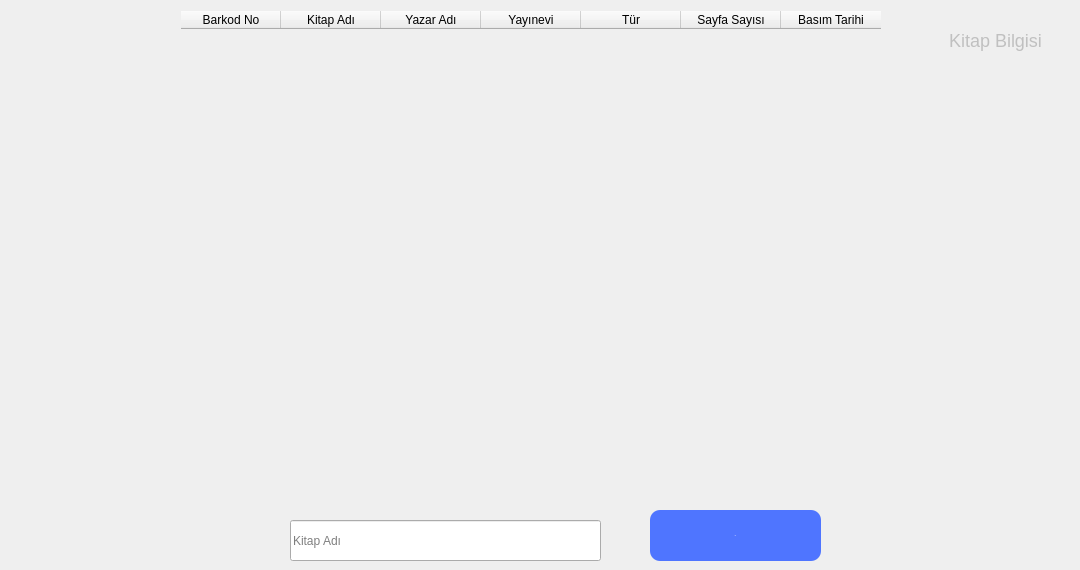
       <widget class="QWidget" name="qw_kitap_test">
        <property name="styleSheet">
         <string notr="true">QTableWidget{
background:transparent;
color:white;
}</string>
        </property>
        <widget class="QTableWidget" name="tableWidget">
         <property name="geometry">
          <rect>
           <x>180</x>
           <y>10</y>
           <width>731</width>
           <height>461</height>
          </rect>
         </property>
         <property name="rowCount">
          <number>0</number>
         </property>
         <property name="columnCount">
          <number>7</number>
         </property>
         <column>
          <property name="text">
           <string>Barkod No</string>
          </property>
         </column>
         <column>
          <property name="text">
           <string>Kitap Adı</string>
          </property>
         </column>
         <column>
          <property name="text">
           <string>Yazar Adı</string>
          </property>
         </column>
         <column>
          <property name="text">
           <string>Yayınevi</string>
          </property>
         </column>
         <column>
          <property name="text">
           <string>Tür</string>
          </property>
         </column>
         <column>
          <property name="text">
           <string>Sayfa Sayısı</string>
          </property>
         </column>
         <column>
          <property name="text">
           <string>Basım Tarihi</string>
          </property>
         </column>
        </widget>
        <widget class="QPushButton" name="btn_kullaniciAra_2">
         <property name="geometry">
          <rect>
           <x>650</x>
           <y>510</y>
           <width>171</width>
           <height>51</height>
          </rect>
         </property>
         <property name="font">
          <font>
           <pointsize>-1</pointsize>
          </font>
         </property>
         <property name="cursor">
          <cursorShape>PointingHandCursor</cursorShape>
         </property>
         <property name="styleSheet">
          <string notr="true">QPushButton{
background:rgb(79, 117, 255);
border-radius:10px;
color:#fff;
}
QPushButton:hover{
border:none;
background:rgb(64, 95, 208)
}</string>
         </property>
         <property name="text">
          <string>Ara</string>
         </property>
         <property name="shortcut">
          <string>Return</string>
         </property>
        </widget>
        <widget class="QLineEdit" name="kullanici_ogr_no_3">
         <property name="geometry">
          <rect>
           <x>290</x>
           <y>520</y>
           <width>311</width>
           <height>41</height>
          </rect>
         </property>
         <property name="text">
          <string/>
         </property>
         <property name="maxLength">
          <number>24</number>
         </property>
         <property name="frame">
          <bool>true</bool>
         </property>
         <property name="placeholderText">
          <string>Kitap Adı</string>
         </property>
        </widget>
        <widget class="QPushButton" name="btn_kitapBilgileriGetir_2">
         <property name="geometry">
          <rect>
           <x>920</x>
           <y>30</y>
           <width>151</width>
           <height>21</height>
          </rect>
         </property>
         <property name="font">
          <font>
           <pointsize>-1</pointsize>
          </font>
         </property>
         <property name="cursor">
          <cursorShape>PointingHandCursor</cursorShape>
         </property>
         <property name="styleSheet">
          <string notr="true">QPushButton{
background:transparent;
border:none;
color:silver;
font-size:18px;
}
QPushButton:hover{
color:white;
}</string>
         </property>
         <property name="text">
          <string>Kitap Bilgisi</string>
         </property>
         <property name="shortcut">
          <string>Return</string>
         </property>
        </widget>
       </widget>
